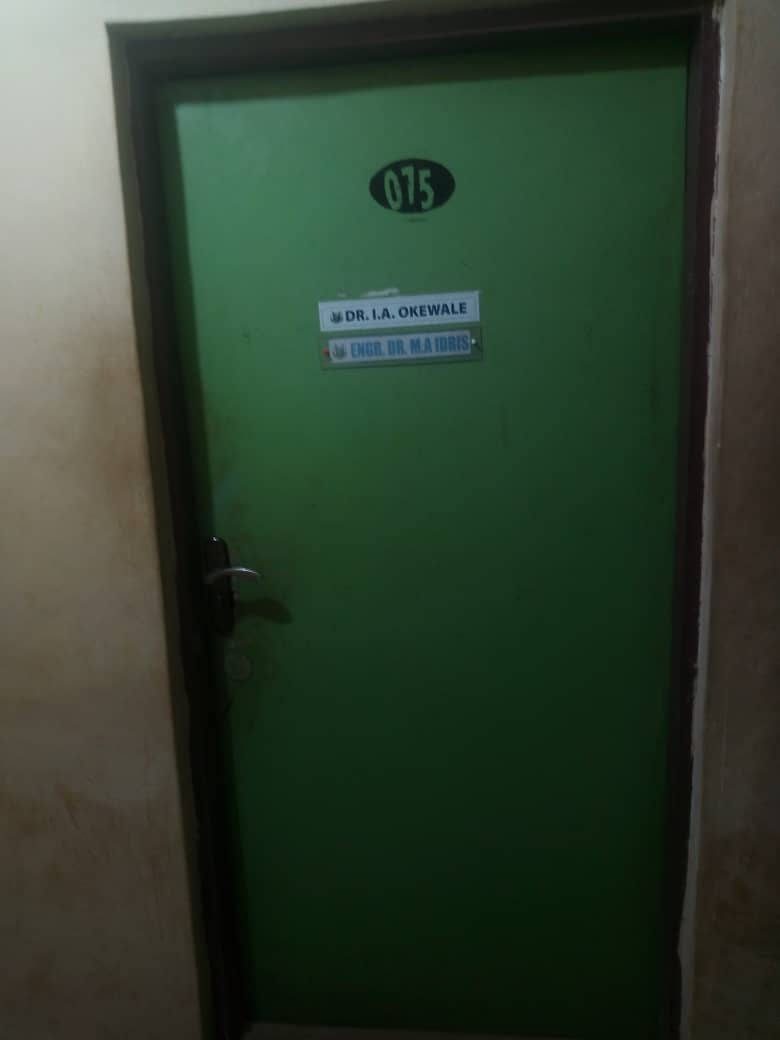
#> input picture shape-detection/door4.jpeg, 780 x 1040 px
$ python find_rect_shapes.py
#> lines starting #> are read from the running program, lines starting #| are printed output that depends on the picture; after the words box and inside, x2 and y2 are one past the last pixel; in counts of white or black regions, pixels touching at a corner belong together
import numpy as np
import argparse
import imutils
import cv2


def is_contour_bad(c):
    # approximate the contour
    peri = cv2.arcLength(c, True)
    approx = cv2.approxPolyDP(c, 0.02 * peri, True)

    # the contour is 'bad' if it is not a rectangle
    return not len(approx) == 4


def remove_background(image):
    r = 150.0 / image.shape[1]
    dim = (150, int(image.shape[0] * r))
    resized = cv2.resize(image, dim, interpolation=cv2.INTER_AREA)

    lower_white = np.array([80, 1, 1], np.uint8)  # lower hsv value
    upper_white = np.array([130, 255, 255], np.uint8)  # upper hsv value
    # rgb to hsv color space
    hsv_img = cv2.cvtColor(image, cv2.COLOR_BGR2HSV)
    # filter the background pixels
    frame_threshed = cv2.inRange(hsv_img, lower_white, upper_white)

    kernel = np.ones((5, 5), np.uint8)
    # dilate the resultant image to remove noises in the background
    # Number of iterations and kernal size will depend on the backgound noises size
    dilation = cv2.dilate(frame_threshed, kernel, iterations=5)
    # convert background pixels to black color
    image[dilation == 255] = (0, 0, 0)
    return image


# load the shapes image, convert it to grayscale, and edge edges in
# the image
image = cv2.imread("door4.jpeg")
#> image is the input picture: shape (1040, 780, 3); mean B, G, R 47.3, 63, 48
gray = cv2.cvtColor(image, cv2.COLOR_BGR2GRAY)
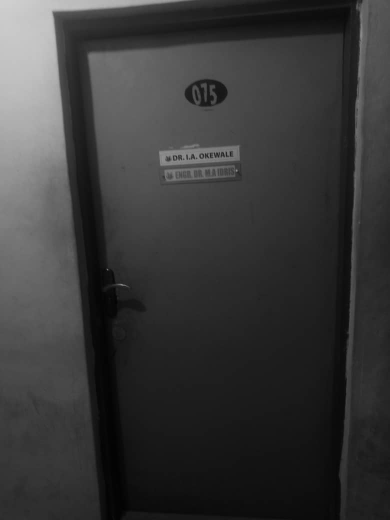
#> gray: shape (1040, 780) (shown at 1/2 size); min 0, max 207, mean 56.7
edged = cv2.Canny(gray, 50, 100)
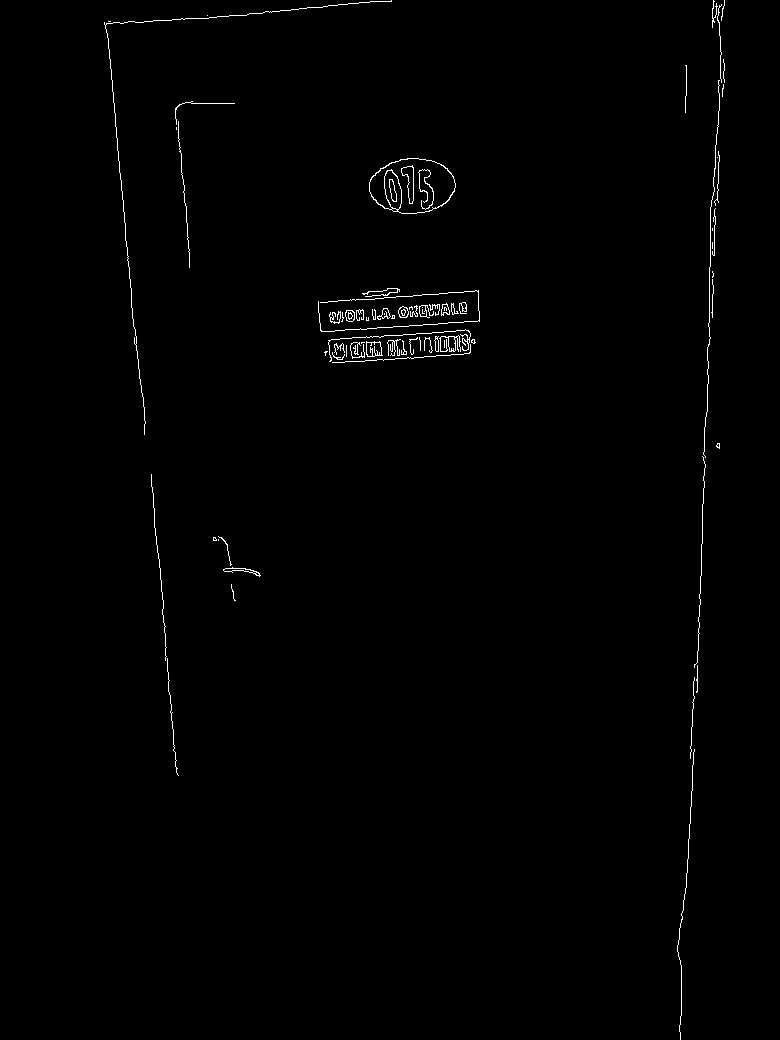
#> edged: shape (1040, 780); 0.69% white in thin lines or dots, all inside (x1, y1, x2, y2) = (104, 0, 725, 1040)
cv2.imshow("Original", image)

filteredImage = remove_background(image)
#> in remove_background, `image[dilation == 255] = (0, 0, 0)`:
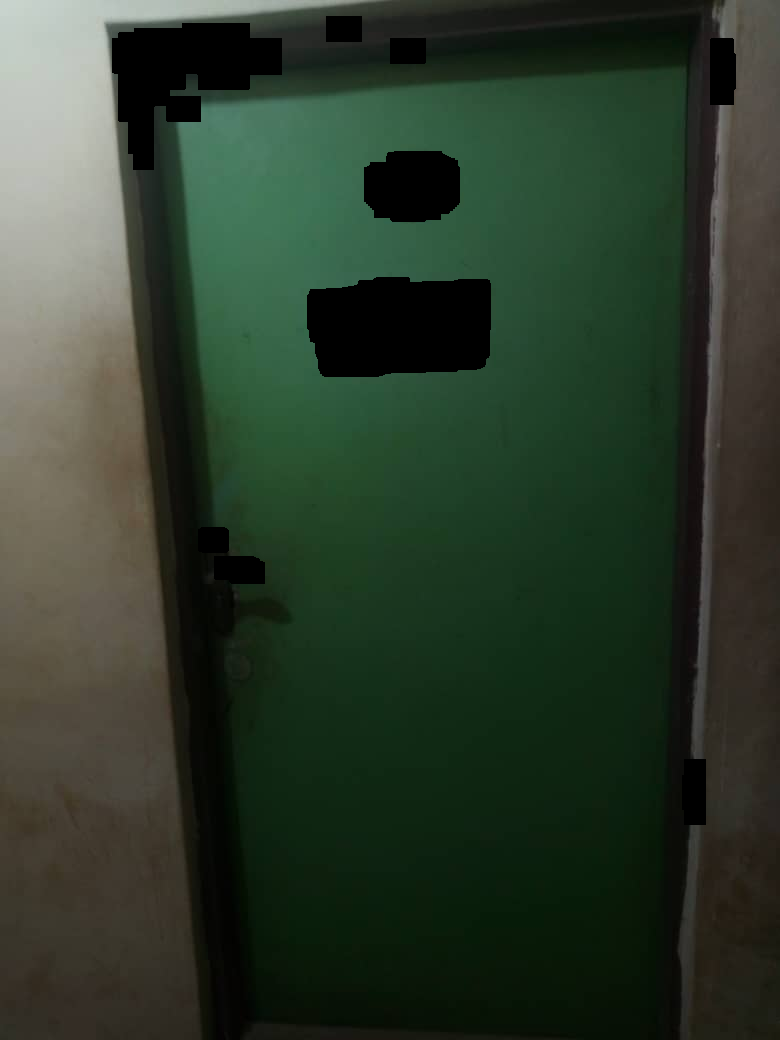
#> image: shape (1040, 780, 3); 5.26% of pixels changed, all inside (x1, y1, x2, y2) = (112, 16, 736, 825)
cv2.imshow("BG", filteredImage)


# [12 lines of commented-out code are left out]
cnts = cv2.findContours(edged.copy(), cv2.RETR_LIST, cv2.CHAIN_APPROX_SIMPLE)
#> cnts = 106 contours, 76 with area under 20; largest, box (x1, y1, x2, y2) and area: (369, 158, 456, 214) 3682, (369, 158, 456, 214) 3111, (384, 170, 402, 210) 488, (401, 165, 414, 204) 232, (401, 166, 414, 204) 226
cnts = imutils.grab_contours(cnts)
mask = np.ones(image.shape[:2], dtype="uint8") * 255

# loop over the contours
for c in cnts:
    # if the contour is bad, draw it on the mask
    if is_contour_bad(c):
        cv2.drawContours(mask, [c], -1, 0, -1)
#> this loop made 106 passes
#> peri in is_contour_bad on passes 5, 6, 7, 9, 11, 12, 16, 17: 35.9, 10.49, 9.66, 86.28, 9.07, 11.41, 10.49, 14.24
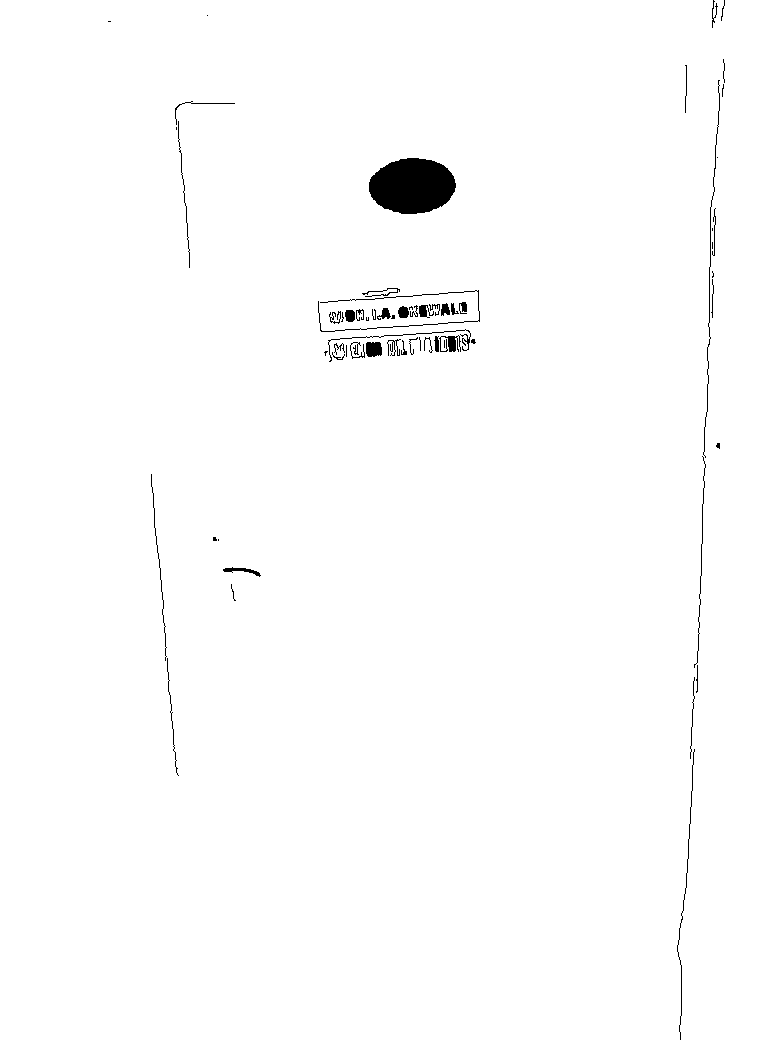
#> mask: shape (1040, 780); 99% white; 63 black regions (21 under 20 px), largest, box (x1, y1, x2, y2) and area: (369, 158, 456, 214) 3787, (703, 80, 720, 458) 381, (318, 290, 480, 332) 379

# remove the contours from the image and show the resulting images
image = cv2.bitwise_and(image, image, mask=mask)
cv2.imshow("Mask", mask)
cv2.imshow("After", image)

while True:
    k = cv2.waitKey(0)
#> (key Esc is pressed here)
    if k == 27:
        break

$ run again, with shape-detection/door1.jpeg copied over shape-detection/door4.jpeg
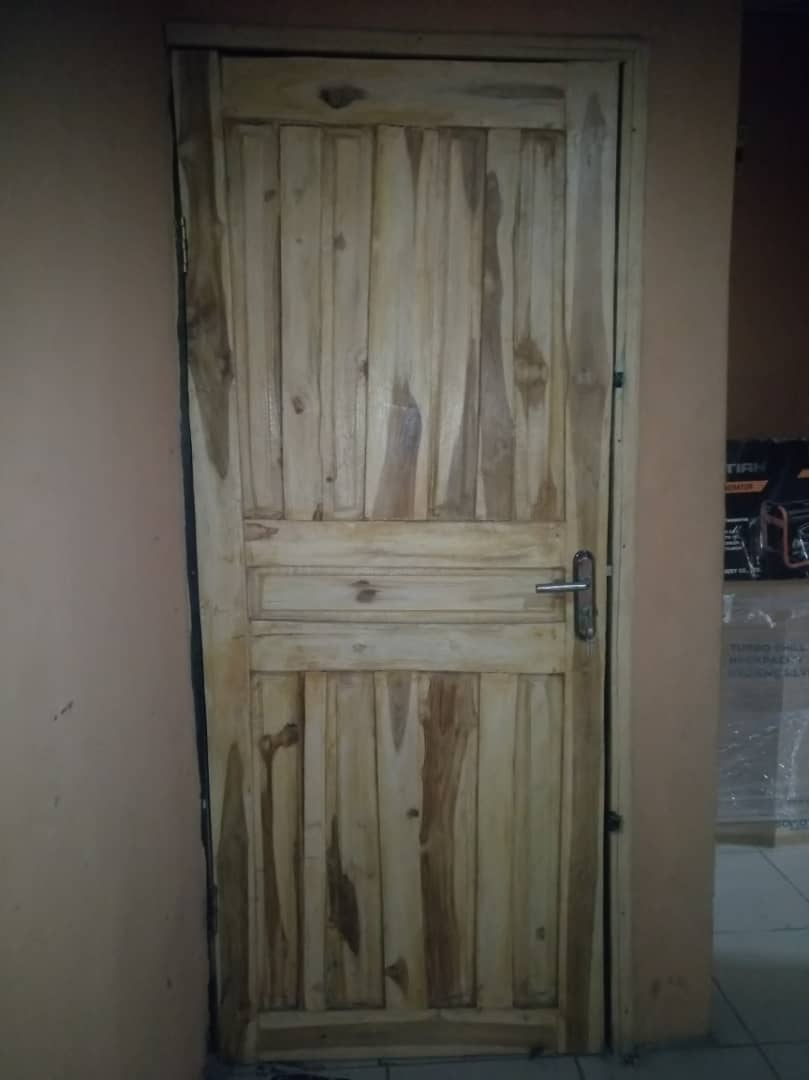
#> input picture shape-detection/door1.jpeg, 809 x 1080 px
#> image is the input picture: shape (1080, 809, 3); mean B, G, R 74.9, 83.5, 87.4
#> `edged = cv2.Canny(gray, 50, 100)`:
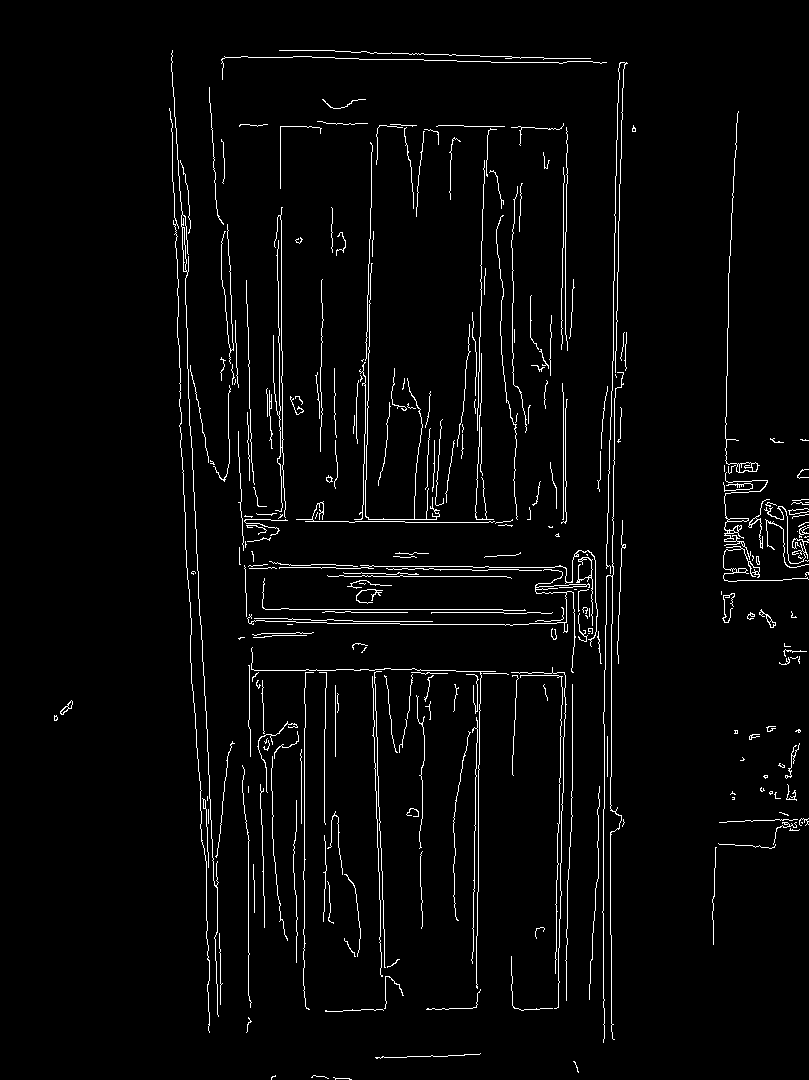
#> edged: shape (1080, 809); 3.1% white in thin lines or dots, all inside (x1, y1, x2, y2) = (54, 50, 809, 1080)
#> hsv_img: shape (1080, 809, 3); mean H, S, V 31.5, 47.2, 88.6
#> frame_threshed: shape (1080, 809); 8.6% white; 19 white regions (2 under 20 px), largest, box (x1, y1, x2, y2) and area: (200, 842, 809, 1080) 37105, (718, 592, 809, 834) 19901, (726, 438, 809, 584) 9490
#> dilation: shape (1080, 809); 13.9% white; 11 white regions
#> cnts = 330 contours, 303 with area under 20; largest, box (x1, y1, x2, y2) and area: (725, 111, 760, 473) 172, (724, 472, 768, 560) 155, (723, 546, 809, 582) 128, (171, 50, 219, 1017) 108, (739, 462, 753, 473) 98
#> the loop `for c in cnts:` made 330 passes
#> peri in is_contour_bad on passes 1 to 3: 39.07, 38.73, 13.66
#> `image = cv2.bitwise_and(image, image, mask=mask)`:
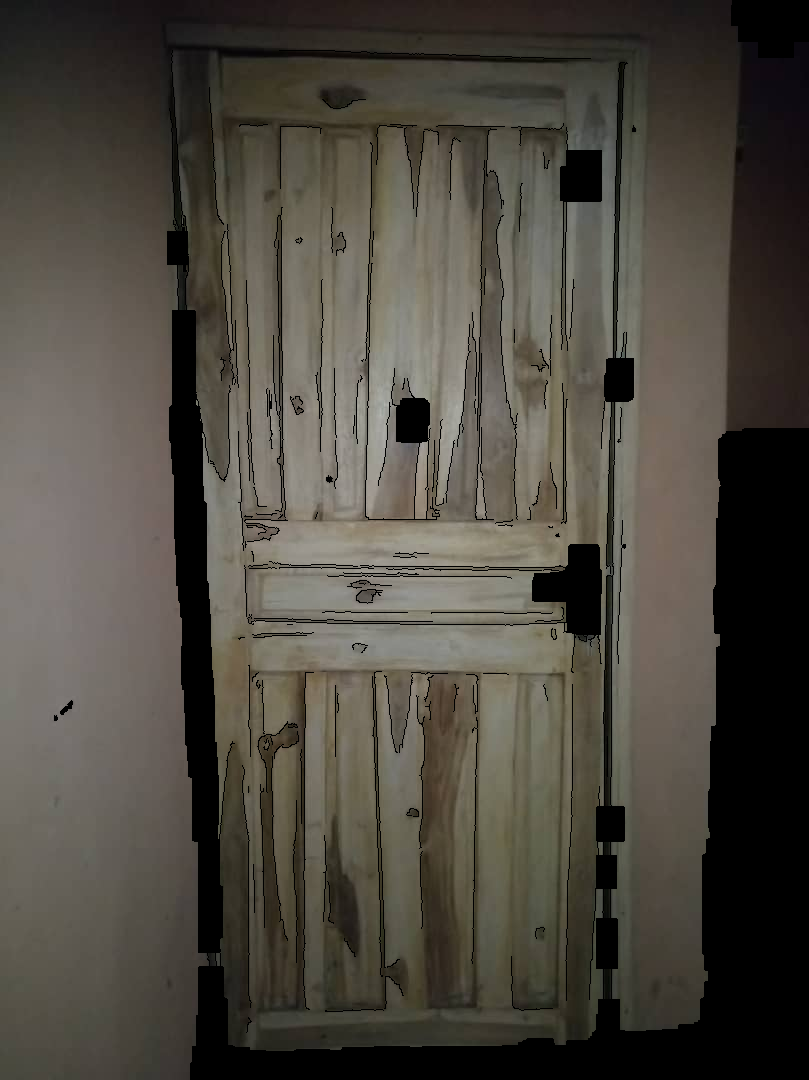
#> image: shape (1080, 809, 3); mean B, G, R 64.2, 72.7, 77.1
